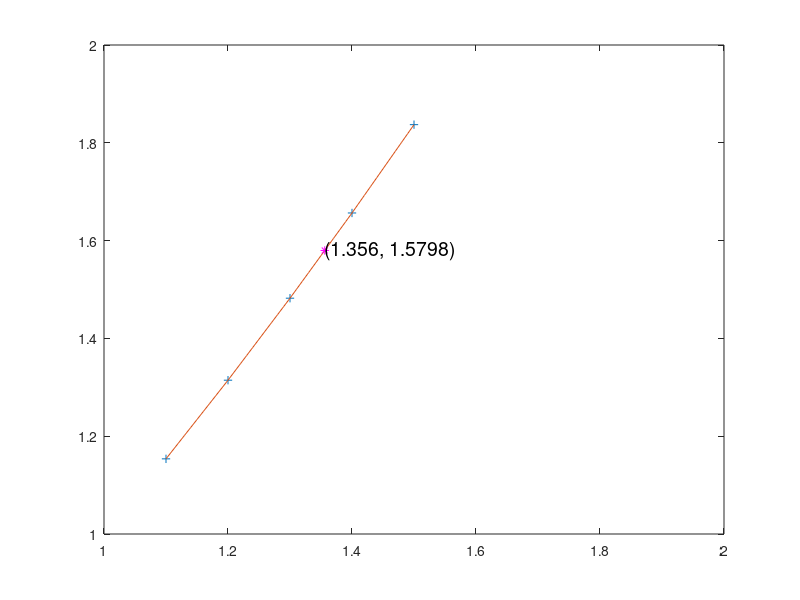

This figure's MATLAB source:
x0 = [1.1 1.2 1.3 1.4 1.5];
y0 = [1.15369 1.314534 1.482228 1.656502 1.837117];
x = 1:0.01:2;
x1 = [1.356];
h = interp1(x0, y0, x, 'linear');
y1 = interp1(x0, y0, x1, 'linear');
plot(x0, y0, '+', x, h, x1, y1, 'm*')
text(x1, y1, ['(', num2str(x1),', ', num2str(y1),')'], 'FontSize', 14)
